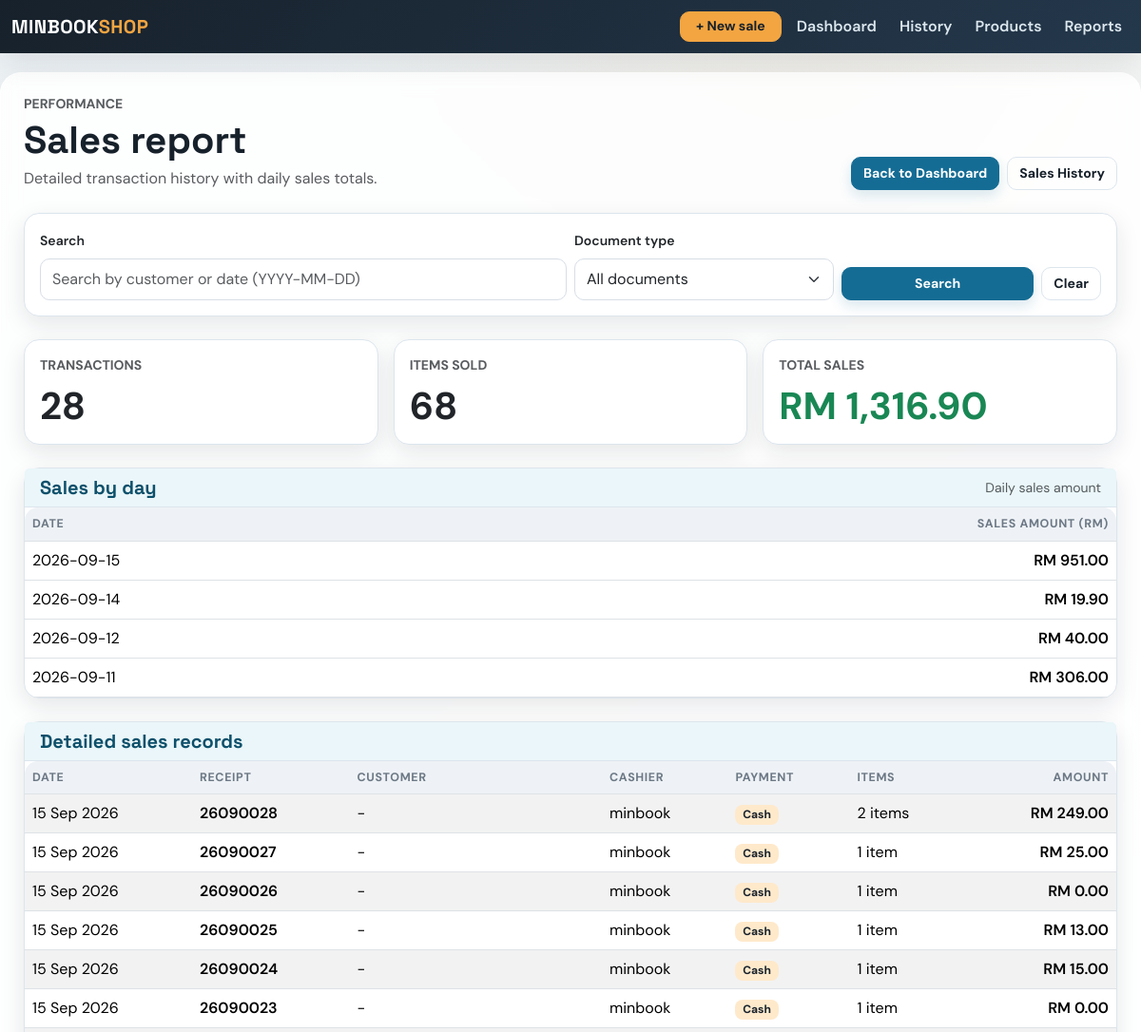
The app's page /sales/records (upper part), older data.
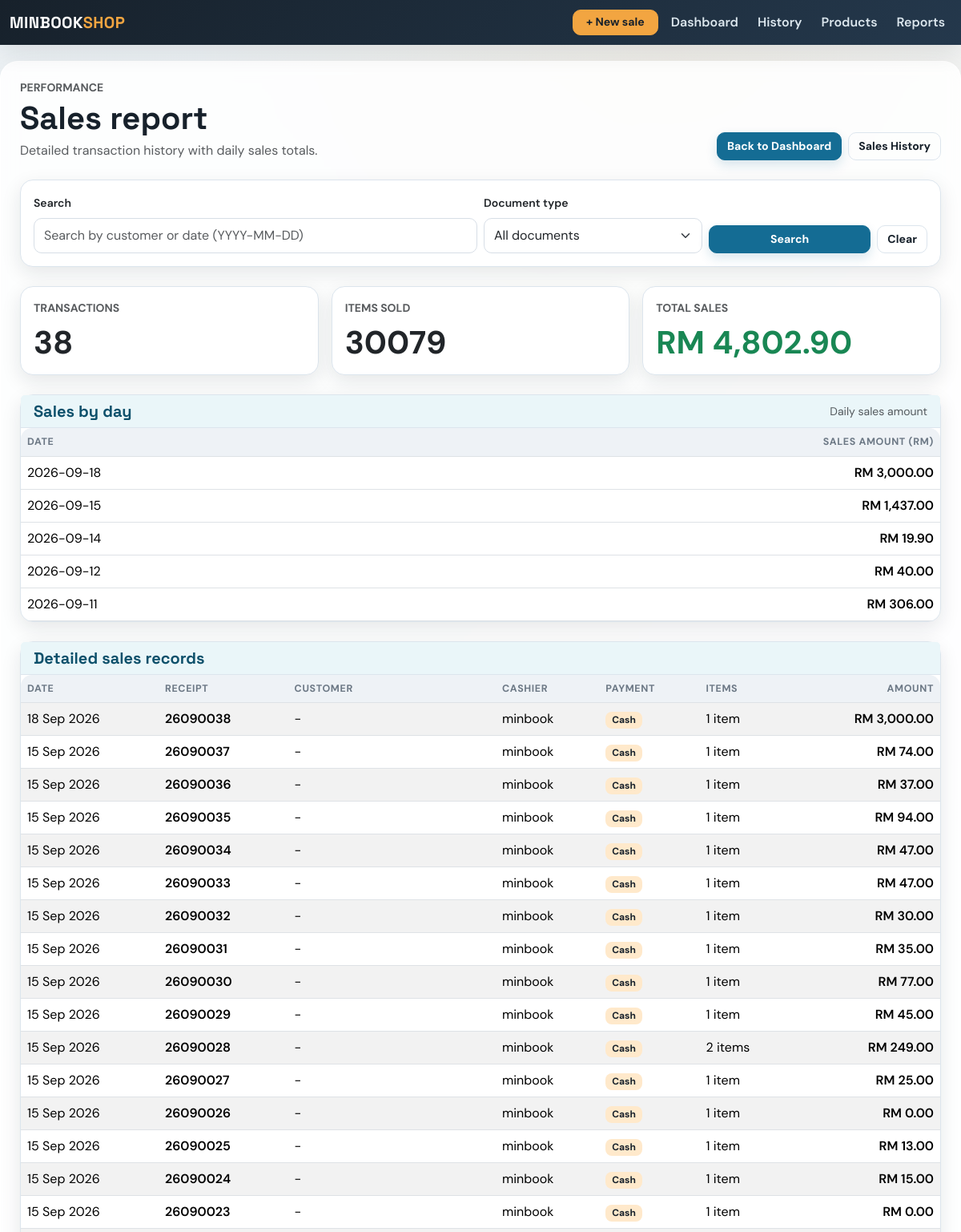
The same page, newer data.
### app/models.py (models this page shows, shortened)
class Sale(db.Model):
    id = db.Column(db.Integer, primary_key=True)
    amount = db.Column(db.Float, nullable=False)
    date = db.Column(db.Date, default=datetime.utcnow)
    user_id = db.Column(db.Integer, db.ForeignKey('user.id'), nullable=False)  # ForeignKey to User
    user = db.relationship('User', backref=db.backref('sales', lazy=True))  # Relationship with User
    product_id = db.Column(db.Integer, db.ForeignKey('product.id'), nullable=True)  # Legacy first product
    product = db.relationship('Product', backref=db.backref('sales', lazy=True))  # Relationship with Product
    quantity = db.Column(db.Integer, nullable=True)  # Legacy total quantity
    payment_method = db.Column(db.String(20), nullable=False, default='Cash')
    customer_name = db.Column(db.String(120), nullable=True)
    document_type = db.Column(db.String(20), nullable=False, default='receipt')
    discount = db.Column(db.Float, nullable=False, default=0.00)
    deposit = db.Column(db.Float, nullable=False, default=0.00)
    items = db.relationship('SaleItem', back_populates='sale', cascade='all, delete-orphan')

class User(db.Model):
    id = db.Column(db.Integer, primary_key=True)
    username = db.Column(db.String(100), unique=True, nullable=False)
    email = db.Column(db.String(120), unique=True, nullable=False)
    password = db.Column(db.String(200), nullable=False)
    role = db.Column(db.String(50), default='cashier')  # can be admin, manager, cashier

### app/routes.py (the view)
@main.route('/sales/records')
def sales_records():
    search_term = (request.args.get('search', '') or '').strip()
    selected_document_type = (request.args.get('document_type', '') or '').lower().strip()
    if selected_document_type not in {'receipt', 'invoice', ''}:
        selected_document_type = ''
    sales_query = Sale.query.order_by(Sale.date.desc(), Sale.id.desc())
    if selected_document_type:
        sales_query = sales_query.filter(Sale.document_type == selected_document_type)
    if search_term:
        try:
            parsed_date = datetime.strptime(search_term, '%Y-%m-%d').date()
            sales_query = sales_query.filter(Sale.date == parsed_date)
        except ValueError:
            sales_query = sales_query.filter(Sale.customer_name.ilike(f'%{search_term}%'))
    sales = sales_query.all()
    total_amount = round(sum(sale.amount for sale in sales), 2)
    total_items = sum(sum(item.quantity for item in sale.items) for sale in sales)
    daily_totals = {}
    for sale in sales:
        daily_key = sale.date.isoformat()
        daily_totals[daily_key] = round(daily_totals.get(daily_key, 0) + sale.amount, 2)
    daily_sales = [
        {'date': day, 'amount': round(amount, 2)}
        for day, amount in sorted(daily_totals.items(), key=lambda item: item[0], reverse=True)
    ]
    return render_template(
        'sales_records.html',
        sales=sales,
        search_term=search_term,
        total_sales=total_amount,
        total_transactions=len(sales),
        total_items=total_items,
        daily_sales=daily_sales,
        selected_document_type=selected_document_type,
    )

### app/routes.py (called while the page is built)
@main.app_context_processor
def inject_now():
    return {'current_year': datetime.now().year}

### app/templates/sales_records.html (shortened to what this page needs)
{% extends 'base.html' %}
{% block content %}
<div class="d-flex flex-wrap justify-content-between align-items-end gap-3 mb-4">
    <div>
        <p class="text-uppercase text-muted small fw-bold mb-1">Performance</p>
        <h1 class="mb-1">Sales report</h1>
        <p class="text-muted mb-0">Detailed transaction history with daily sales totals.</p>
    </div>
    <div class="d-flex gap-2">
        <a href="{{ url_for('main.dashboard') }}" class="btn btn-primary">Back to Dashboard</a>
        <a href="{{ url_for('main.sales') }}" class="btn btn-outline-secondary">Sales History</a>
    </div>
</div>
<div class="card mb-4">
    <div class="card-body">
        <form method="get" action="{{ url_for('main.sales_records') }}" class="row g-2 align-items-end">
            <div class="col-md-6">
                <label class="form-label small fw-semibold">Search</label>
                <input type="text" name="search" class="form-control" placeholder="Search by customer or date (YYYY-MM-DD)" value="{{ search_term }}">
            </div>
            <div class="col-md-3">
                <label class="form-label small fw-semibold">Document type</label>
                <select name="document_type" class="form-select">
                    <option value="">All documents</option>
                </select>
            </div>
            <div class="col-md-3 d-flex gap-2">
                <button class="btn btn-primary flex-grow-1" type="submit">Search</button>
                <a href="{{ url_for('main.sales_records') }}" class="btn btn-outline-secondary">Clear</a>
            </div>
        </form>
    </div>
</div>
<div class="row g-3 mb-4">
    <div class="col-md-4">
        <div class="card h-100">
            <div class="card-body">
                <div class="text-uppercase text-muted small fw-bold">Transactions</div>
                <div class="display-6 fw-bold mt-2">{{ total_transactions }}</div>
            </div>
        </div>
    </div>
    <div class="col-md-4">
        <div class="card h-100">
            <div class="card-body">
                <div class="text-uppercase text-muted small fw-bold">Items Sold</div>
                <div class="display-6 fw-bold mt-2">{{ total_items }}</div>
            </div>
        </div>
    </div>
    <div class="col-md-4">
        <div class="card h-100">
            <div class="card-body">
                <div class="text-uppercase text-muted small fw-bold">Total Sales</div>
                <div class="display-6 fw-bold mt-2 text-success">RM {{ '{:,.2f}'.format(total_sales) }}</div>
            </div>
        </div>
    </div>
</div>
<div class="card mb-4">
    <div class="card-header d-flex justify-content-between align-items-center">
        <h5 class="mb-0">Sales by day</h5>
        <span class="small text-muted">Daily sales amount</span>
    </div>
    <div class="table-responsive">
        <table class="table mb-0">
            <thead>
                <tr>
                    <th>Date</th>
                    <th class="text-end">Sales Amount (RM)</th>
                </tr>
            </thead>
            <tbody>
                {% for day in daily_sales %}
                <tr>
                    <td>{{ day.date }}</td>
                    <td class="text-end fw-semibold">RM {{ '{:,.2f}'.format(day.amount) }}</td>
                </tr>
                {% else %}
                <tr>
                    <td colspan="2" class="text-center text-muted py-4">No daily sales found.</td>
                </tr>
                {% endfor %}
            </tbody>
        </table>
    </div>
</div>
<div class="card">
    <div class="card-header">
        <h5 class="mb-0">Detailed sales records</h5>
    </div>
    <div class="table-responsive">
        <table class="table table-striped mb-0 align-middle">
            <thead>
                <tr>
                    <th>Date</th>
                    <th>{{ 'Invoice' if selected_document_type == 'invoice' else 'Receipt' }}</th>
                    <th>Customer</th>
                    <th>Cashier</th>
                    <th>Payment</th>
                    <th>Items</th>
                    <th class="text-end">Amount</th>
                </tr>
            </thead>
            <tbody>
                {% for sale in sales %}
                <tr>
                    <td>{{ sale.date.strftime('%d %b %Y') }}</td>
                    <td class="fw-semibold">{% if sale.document_type == 'invoice' %}{{ sale.date.strftime('%y%m') }}{{ '%04d'|format(sale.id) }}{% else %}{{ sale.date.strftime('%y%m') }}{{ '%04d'|format(sale.id) }}{% endif %}</td>
                    <td>{{ sale.customer_name or '-' }}</td>
                    <td>{{ sale.user.username if sale.user else '-' }}</td>
                    <td><span class="badge text-bg-light">{{ sale.payment_method }}</span></td>
                    <td>{{ sale.items|length }} item{{ 's' if sale.items|length != 1 else '' }}</td>
                    <td class="text-end fw-semibold">RM {{ '{:,.2f}'.format(sale.amount) }}</td>
                </tr>
                {% else %}
                <tr>
                    <td colspan="7" class="text-center text-muted py-4">No records found.</td>
                </tr>
                {% endfor %}
            </tbody>
        </table>
    </div>
</div>
{% endblock %}

### app/templates/base.html (shortened to what this page needs)
<!DOCTYPE html>
<html lang="en">
<head>
    <link href="https://cdn.jsdelivr.net/npm/bootstrap@5.3.3/dist/css/bootstrap.min.css" rel="stylesheet">
</head>
<body>
<nav class="navbar navbar-expand-lg navbar-dark bg-dark fixed-top">
    <div class="container-fluid">
        <a class="navbar-brand" href="{{ url_for('main.dashboard') }}">MINBOOK<span class="text-warning">SHOP</span></a>
        <div class="collapse navbar-collapse" id="navbarNavDropdown">
            <ul class="navbar-nav ms-auto align-items-lg-center gap-lg-2">
                <li class="nav-item"><a class="btn btn-warning btn-sm px-3" href="{{ url_for('main.add_sale') }}">+ New sale</a></li>
                <li class="nav-item"><a class="nav-link" href="{{ url_for('main.dashboard') }}">Dashboard</a></li>
                <li class="nav-item">
                    <a class="nav-link" href="{{ url_for('main.sales') }}">History</a>
                </li>
                <li class="nav-item">
                    <a class="nav-link" href="{{ url_for('main.products') }}">Products</a>
                </li>
                <li class="nav-item"><a class="nav-link" href="{{ url_for('main.revenue') }}">Reports</a></li>
            </ul>
        </div>
    </div>
</nav>
<div class="container page-shell">
    {% block content %}
    {% endblock %}
</div>
</body>
</html>

### app/templates/base.html (style rules this page uses)
:root { --ink: #17212b; --muted: #6c7885; --paper: #eef3f6; --line: #dce5ed; --brand: #146c94; --brand-dark: #0d506b; --brand-soft: #eaf6f9; --accent: #f2a541; --accent-soft: #ffe9cb; --success: #2d936c; --success-soft: #dff8ee; --danger: #b84b45; --shadow: rgba(23,33,43,.10); --table-head: #eef2f6; }
* { box-sizing: border-box; }
body { padding-top: 76px; background: radial-gradient(circle at 70% 0%, rgba(242,165,65,.08), transparent 22%), radial-gradient(circle at 20% 80%, rgba(20,108,148,.08), transparent 20%), linear-gradient(135deg, var(--paper), #fdfefe); color: var(--ink); font-family: 'DM Sans', sans-serif; }
h1, h2, h3, h4, h5, .navbar-brand { font-family: 'Space Grotesk', sans-serif; font-weight: 700; }
.navbar { background: linear-gradient(135deg, #17212b, #24384c) !important; box-shadow: 0 8px 30px var(--shadow); }
.navbar-brand { letter-spacing: .02em; color: #fff !important; }
.navbar-brand .text-warning { color: var(--accent) !important; }
.nav-link { color: #dce7ee !important; font-weight: 600; }
.page-shell { max-width: 1240px; background: rgba(255,255,255,.84); border: 1px solid rgba(255,255,255,.8); border-radius: 22px; padding: 22px 24px 32px; box-shadow: 0 18px 50px var(--shadow); backdrop-filter: blur(10px); }
.card { border: 1px solid var(--line); border-radius: 16px; box-shadow: 0 8px 24px var(--shadow); background-color: #fff; }
.card-header { background: var(--brand-soft); border-bottom: 1px solid var(--line); color: var(--brand-dark); }
.card-header h5 { color: var(--brand-dark); font-family: 'Space Grotesk', sans-serif; font-weight: 700; }
.btn { border-radius: 10px; font-weight: 700; font-size: .88rem; transition: all .2s ease; }
.btn-primary { background: var(--brand); border-color: var(--brand); box-shadow: 0 6px 14px rgba(20,108,148,.16); }
.btn-warning { background: var(--accent); border-color: var(--accent); color: #17212b; }
.btn-outline-secondary { border-color: var(--line); color: var(--ink); }
.form-control, .form-select { border-color: #d7dee6; min-height: 44px; border-radius: 10px; }
.table { --bs-table-bg: transparent; vertical-align: middle; }
.table thead th { color: var(--muted); background: var(--table-head); font-size: .78rem; letter-spacing: .05em; text-transform: uppercase; border-bottom-width: 1px; }
.table tbody tr { transition: background-color .2s ease, transform .2s ease; }
.table-responsive { border-radius: 14px; }
.badge { border-radius: 8px; font-weight: 700; }
.text-bg-light { background: var(--accent-soft) !important; color: var(--ink) !important; }

Row changes from the older to the newer data that the page shows:
added Sale: date "18 Sep 2026", date "2609", id "0038", customer_name "-", user "minbook", payment_method "Cash", items|length "1", amount "3,000.00"
added Sale: date "15 Sep 2026", date "2609", id "0037", customer_name "-", user "minbook", payment_method "Cash", items|length "1", amount "74.00"
added Sale: date "15 Sep 2026", date "2609", id "0036", customer_name "-", user "minbook", payment_method "Cash", items|length "1", amount "37.00"
added Sale: date "15 Sep 2026", date "2609", id "0035", customer_name "-", user "minbook", payment_method "Cash", items|length "1", amount "94.00"
added Sale: date "15 Sep 2026", date "2609", id "0034", customer_name "-", user "minbook", payment_method "Cash", items|length "1", amount "47.00"
added Sale: date "15 Sep 2026", date "2609", id "0033", customer_name "-", user "minbook", payment_method "Cash", items|length "1", amount "47.00"
added Sale: date "15 Sep 2026", date "2609", id "0032", customer_name "-", user "minbook", payment_method "Cash", items|length "1", amount "30.00"
added Sale: date "15 Sep 2026", date "2609", id "0031", customer_name "-", user "minbook", payment_method "Cash", items|length "1", amount "35.00"
added Sale: date "15 Sep 2026", date "2609", id "0030", customer_name "-", user "minbook", payment_method "Cash", items|length "1", amount "77.00"
added Sale: date "15 Sep 2026", date "2609", id "0029", customer_name "-", user "minbook", payment_method "Cash", items|length "1", amount "45.00"
Text that changed along with them:
{{ total_transactions }}: "28" → "38"
{{ total_items }}: "68" → "30079"
{{ '{:,.2f}'.format(total_sales) }}: "1,316.90" → "4,802.90"
new list line: "2026-09-18 RM 3,000.00"
new list line: "2026-09-15 RM 1,437.00"
list line gone: "2026-09-15 RM 951.00"
